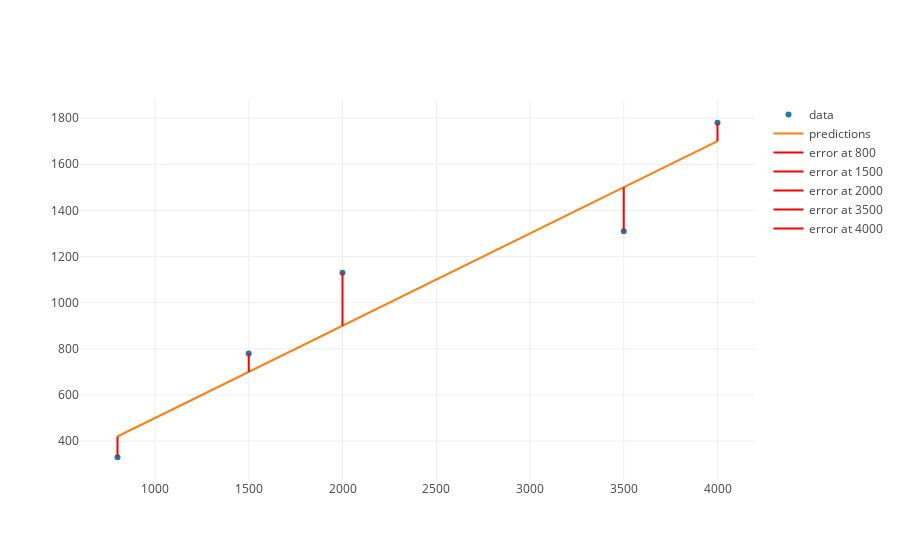

Here is the notebook cell this chart was saved with:
### Markdown cell above
Now one way to discover if our model is any good is to compare it with other linear regression models.  So let's change the value of our linear regression model from $tshirt\_sales = .6*ad\_spend + 100$ to the following:

$$tshirt\_sales = .4*ad\_spend + 100$$

### Code cell
def updated_model_with_errors(parameter):
    predictions = list(map(lambda ad_spend: parameter*ad_spend + 100, inputs))
    predictions_trace = trace_values(inputs, predictions, 'lines', name = 'predictions')
    y_values_y_hats = list(zip(outcomes, predictions))
    errors = list(map(lambda pair: pair[0] - pair[1], y_values_y_hats))
    error_traces = error_line_traces(inputs, outcomes, errors)
    return plot([data_trace, predictions_trace] + error_traces)

parameter = .4
# feel free to change the parameter to .6 or other values of m and then re-execute the function
updated_model_with_errors(parameter)

### Figure 1 — Plotly figure (JSON) as saved in the notebook; plotly's stock layout.template omitted (floating-point values rounded to 4 significant figures)
{"data": [{"mode": "markers", "name": "data", "text": [], "type": "scatter", "uid": "22f1eba8-452b-42cd-868f-fa52be475b6e", "x": [800, 1500, 2000, 3500, 4000], "y": [330, 780, 1130, 1310, 1780]}, {"mode": "lines", "name": "predictions", "text": [], "type": "scatter", "uid": "cf1d5d0d-788d-4a04-94be-8cc77d822c0b", "x": [800, 1500, 2000, 3500, 4000], "y": [420, 700, 900, 1500, 1700]}, {"hoverinfo": "none", "marker": {"color": "red"}, "mode": "lines", "name": "error at 800", "text": ["-90.0"], "textposition": "top right", "type": "scatter", "uid": "04bf12ae-a80d-41c7-8eca-8b34d4427988", "x": [800, 800], "y": [420, 330]}, {"hoverinfo": "none", "marker": {"color": "red"}, "mode": "lines", "name": "error at 1500", "text": ["80.0"], "textposition": "top right", "type": "scatter", "uid": "d942a475-872b-461a-b9a8-b5d282d04ef5", "x": [1500, 1500], "y": [700, 780]}, {"hoverinfo": "none", "marker": {"color": "red"}, "mode": "lines", "name": "error at 2000", "text": ["230.0"], "textposition": "top right", "type": "scatter", "uid": "5153d6c5-4870-466b-a11c-c766ab96ad9f", "x": [2000, 2000], "y": [900, 1130]}, {"hoverinfo": "none", "marker": {"color": "red"}, "mode": "lines", "name": "error at 3500", "text": ["-190.0"], "textposition": "top right", "type": "scatter", "uid": "b4dc68e7-8e88-435c-9617-33f7574ec7f3", "x": [3500, 3500], "y": [1500, 1310]}, {"hoverinfo": "none", "marker": {"color": "red"}, "mode": "lines", "name": "error at 4000", "text": ["80.0"], "textposition": "top right", "type": "scatter", "uid": "860db25c-8ba7-4a65-be36-7ded3ef3c9ac", "x": [4000, 4000], "y": [1700, 1780]}], "layout": {"autosize": true, "xaxis": {"autorange": true, "range": [578.5, 4222.0], "type": "linear"}, "yaxis": {"autorange": true, "range": [223.8, 1886.0], "type": "linear"}}}
